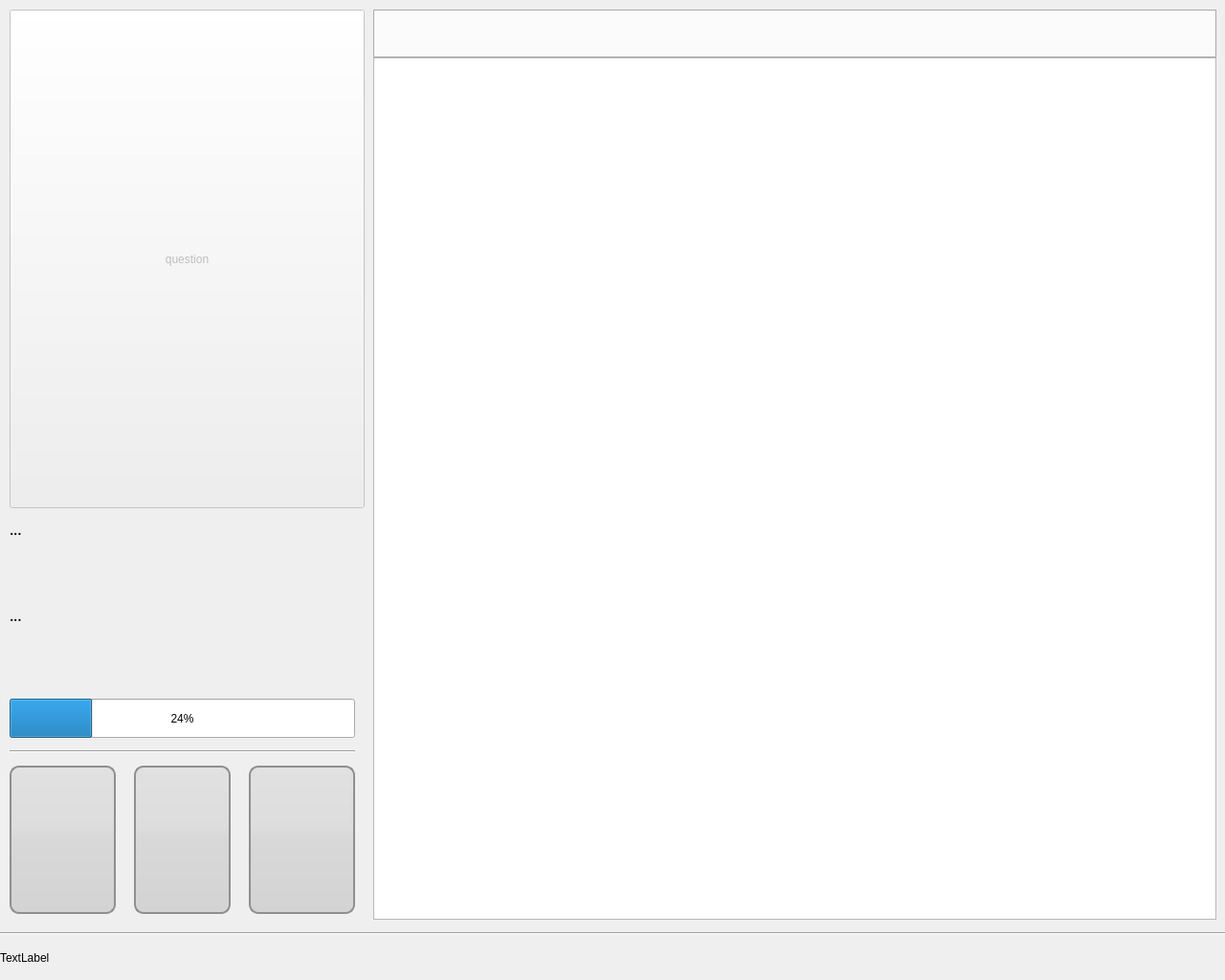
<?xml version="1.0" encoding="UTF-8"?>
<ui version="4.0">
 <class>FCDisplay</class>
 <widget class="QMainWindow" name="FCDisplay">
  <property name="enabled">
   <bool>true</bool>
  </property>
  <property name="geometry">
   <rect>
    <x>0</x>
    <y>0</y>
    <width>1280</width>
    <height>1024</height>
   </rect>
  </property>
  <property name="palette">
   <palette>
    <active/>
    <inactive/>
    <disabled/>
   </palette>
  </property>
  <property name="windowTitle">
   <string>JcpWindow</string>
  </property>
  <property name="accessibleDescription">
   <string/>
  </property>
  <property name="styleSheet">
   <string notr="true"/>
  </property>
  <property name="toolButtonStyle">
   <enum>Qt::ToolButtonIconOnly</enum>
  </property>
  <property name="tabShape">
   <enum>QTabWidget::Rounded</enum>
  </property>
  <widget class="QWidget" name="centralWidget">
   <widget class="QStackedWidget" name="stackedWidget">
    <property name="enabled">
     <bool>true</bool>
    </property>
    <property name="geometry">
     <rect>
      <x>0</x>
      <y>0</y>
      <width>1280</width>
      <height>1024</height>
     </rect>
    </property>
    <property name="minimumSize">
     <size>
      <width>1280</width>
      <height>1024</height>
     </size>
    </property>
    <property name="maximumSize">
     <size>
      <width>1280</width>
      <height>1024</height>
     </size>
    </property>
    <property name="cursor">
     <cursorShape>IBeamCursor</cursorShape>
    </property>
    <property name="contextMenuPolicy">
     <enum>Qt::NoContextMenu</enum>
    </property>
    <property name="currentIndex">
     <number>0</number>
    </property>
    <widget class="QWidget" name="listModels">
     <property name="enabled">
      <bool>true</bool>
     </property>
     <property name="palette">
      <palette>
       <active/>
       <inactive/>
       <disabled/>
      </palette>
     </property>
     <widget class="QScrollArea" name="models">
      <property name="enabled">
       <bool>true</bool>
      </property>
      <property name="geometry">
       <rect>
        <x>390</x>
        <y>60</y>
        <width>881</width>
        <height>901</height>
       </rect>
      </property>
      <property name="styleSheet">
       <string notr="true"/>
      </property>
      <property name="lineWidth">
       <number>0</number>
      </property>
      <property name="verticalScrollBarPolicy">
       <enum>Qt::ScrollBarAsNeeded</enum>
      </property>
      <property name="horizontalScrollBarPolicy">
       <enum>Qt::ScrollBarAsNeeded</enum>
      </property>
      <property name="widgetResizable">
       <bool>true</bool>
      </property>
      <property name="alignment">
       <set>Qt::AlignCenter</set>
      </property>
      <widget class="QWidget" name="scrollAreaWidgetContents">
       <property name="enabled">
        <bool>true</bool>
       </property>
       <property name="geometry">
        <rect>
         <x>0</x>
         <y>0</y>
         <width>879</width>
         <height>899</height>
        </rect>
       </property>
       <property name="palette">
        <palette>
         <active/>
         <inactive/>
         <disabled/>
        </palette>
       </property>
       <property name="styleSheet">
        <string notr="true"/>
       </property>
      </widget>
     </widget>
     <widget class="Line" name="separator">
      <property name="geometry">
       <rect>
        <x>10</x>
        <y>770</y>
        <width>361</width>
        <height>31</height>
       </rect>
      </property>
      <property name="orientation">
       <enum>Qt::Horizontal</enum>
      </property>
     </widget>
     <widget class="QLabel" name="fileData">
      <property name="geometry">
       <rect>
        <x>10</x>
        <y>540</y>
        <width>361</width>
        <height>91</height>
       </rect>
      </property>
      <property name="font">
       <font>
        <family>Serif</family>
        <pointsize>13</pointsize>
        <italic>false</italic>
        <bold>false</bold>
       </font>
      </property>
      <property name="text">
       <string>...</string>
      </property>
      <property name="alignment">
       <set>Qt::AlignLeading|Qt::AlignLeft|Qt::AlignTop</set>
      </property>
     </widget>
     <widget class="QToolButton" name="model">
      <property name="enabled">
       <bool>false</bool>
      </property>
      <property name="geometry">
       <rect>
        <x>10</x>
        <y>10</y>
        <width>371</width>
        <height>521</height>
       </rect>
      </property>
      <property name="styleSheet">
       <string notr="true"/>
      </property>
      <property name="text">
       <string>question</string>
      </property>
      <property name="icon">
       <iconset resource="../FCMachine.qrc">
        <normaloff>:/img/question.svg</normaloff>:/img/question.svg</iconset>
      </property>
      <property name="iconSize">
       <size>
        <width>570</width>
        <height>570</height>
       </size>
      </property>
      <property name="checkable">
       <bool>false</bool>
      </property>
      <property name="checked">
       <bool>false</bool>
      </property>
     </widget>
     <widget class="QPushButton" name="playPause">
      <property name="enabled">
       <bool>false</bool>
      </property>
      <property name="geometry">
       <rect>
        <x>10</x>
        <y>800</y>
        <width>111</width>
        <height>155</height>
       </rect>
      </property>
      <property name="styleSheet">
       <string notr="true">QPushButton
{
	border: 2px solid #8f8f91;
    border-radius: 10px;
     background: qlineargradient(x1: 0, y1: 0, x2: 0, y2: 1, stop: 0 #E1E1E1, stop: 0.4 #DDDDDD, stop: 0.5 #D8D8D8, stop: 1.0 #D3D3D3);
 }
QPushButton:pressed
{
	background: qlineargradient(x1: 0, y1: 0, x2: 0, y2: 1, stop: 0 #00e34f, stop: 0.4 #00e029, stop: 0.5 #00bf29, stop: 1.0 #02bd2a);
}</string>
      </property>
      <property name="text">
       <string/>
      </property>
      <property name="icon">
       <iconset resource="../FCMachine.qrc">
        <normaloff>:/img/play.svg</normaloff>:/img/play.svg</iconset>
      </property>
      <property name="iconSize">
       <size>
        <width>80</width>
        <height>80</height>
       </size>
      </property>
      <property name="default">
       <bool>false</bool>
      </property>
     </widget>
     <widget class="QPushButton" name="stop">
      <property name="enabled">
       <bool>false</bool>
      </property>
      <property name="geometry">
       <rect>
        <x>140</x>
        <y>800</y>
        <width>101</width>
        <height>155</height>
       </rect>
      </property>
      <property name="styleSheet">
       <string notr="true">QPushButton
{
	border: 2px solid #8f8f91;
    border-radius: 10px;
     background: qlineargradient(x1: 0, y1: 0, x2: 0, y2: 1, stop: 0 #E1E1E1, stop: 0.4 #DDDDDD, stop: 0.5 #D8D8D8, stop: 1.0 #D3D3D3);
 }
QPushButton:pressed
{
	background: qlineargradient(x1: 0, y1: 0, x2: 0, y2: 1, stop: 0 #00e34f, stop: 0.4 #00e029, stop: 0.5 #00bf29, stop: 1.0 #02bd2a);
}</string>
      </property>
      <property name="text">
       <string/>
      </property>
      <property name="icon">
       <iconset resource="../FCMachine.qrc">
        <normaloff>:/img/stop.svg</normaloff>:/img/stop.svg</iconset>
      </property>
      <property name="iconSize">
       <size>
        <width>80</width>
        <height>80</height>
       </size>
      </property>
     </widget>
     <widget class="QPushButton" name="changePlotter">
      <property name="enabled">
       <bool>true</bool>
      </property>
      <property name="geometry">
       <rect>
        <x>260</x>
        <y>800</y>
        <width>111</width>
        <height>155</height>
       </rect>
      </property>
      <property name="styleSheet">
       <string notr="true">QPushButton
{
	border: 2px solid #8f8f91;
    border-radius: 10px;
     background: qlineargradient(x1: 0, y1: 0, x2: 0, y2: 1, stop: 0 #E1E1E1, stop: 0.4 #DDDDDD, stop: 0.5 #D8D8D8, stop: 1.0 #D3D3D3);
 }
QPushButton:pressed
{
	background: qlineargradient(x1: 0, y1: 0, x2: 0, y2: 1, stop: 0 #00e34f, stop: 0.4 #00e029, stop: 0.5 #00bf29, stop: 1.0 #02bd2a);
}</string>
      </property>
      <property name="text">
       <string/>
      </property>
      <property name="icon">
       <iconset resource="../FCMachine.qrc">
        <normaloff>:/img/change-plotter.svg</normaloff>:/img/change-plotter.svg</iconset>
      </property>
      <property name="iconSize">
       <size>
        <width>80</width>
        <height>80</height>
       </size>
      </property>
     </widget>
     <widget class="QTabWidget" name="plotters">
      <property name="geometry">
       <rect>
        <x>390</x>
        <y>10</y>
        <width>881</width>
        <height>51</height>
       </rect>
      </property>
      <property name="font">
       <font>
        <pointsize>25</pointsize>
        <italic>false</italic>
       </font>
      </property>
      <property name="statusTip">
       <string/>
      </property>
      <property name="accessibleName">
       <string/>
      </property>
      <property name="styleSheet">
       <string notr="true">QTabBar::tab
{
	background: qlineargradient(x1: 0, y1: 0, x2: 0, y2: 1, stop: 0 #E1E1E1, stop: 0.4 #DDDDDD, stop: 0.5 #D8D8D8, stop: 1.0 #D3D3D3);
	border: 2px solid #C4C4C3;
    border-bottom-color: #C2C7CB;
    border-top-left-radius: 4px;
    border-top-right-radius: 4px;
    min-width: 8ex;
    padding: 2px;
}

QTabBar::tab:selected, QTabBar::tab:hover 
{
	background: qlineargradient(x1: 0, y1: 0, x2: 0, y2: 1, stop: 0 #00e34f, stop: 0.4 #00e029, stop: 0.5 #00bf29, stop: 1.0 #02bd2a);
}

QTabBar::tab:selected
{
	border-color: #9B9B9B;
    border-bottom-color: #C2C7CB;
}

QTabBar::tab:!selected
{
	margin-top: 4px;
}</string>
      </property>
      <property name="currentIndex">
       <number>-1</number>
      </property>
      <property name="usesScrollButtons">
       <bool>true</bool>
      </property>
     </widget>
     <widget class="QProgressBar" name="progressBar">
      <property name="geometry">
       <rect>
        <x>10</x>
        <y>730</y>
        <width>361</width>
        <height>41</height>
       </rect>
      </property>
      <property name="value">
       <number>24</number>
      </property>
     </widget>
     <widget class="QLabel" name="imageData">
      <property name="geometry">
       <rect>
        <x>10</x>
        <y>630</y>
        <width>361</width>
        <height>111</height>
       </rect>
      </property>
      <property name="font">
       <font>
        <family>Serif</family>
        <pointsize>13</pointsize>
        <italic>false</italic>
        <bold>false</bold>
       </font>
      </property>
      <property name="text">
       <string>...</string>
      </property>
      <property name="alignment">
       <set>Qt::AlignLeading|Qt::AlignLeft|Qt::AlignTop</set>
      </property>
     </widget>
     <widget class="QPlainTextEdit" name="console">
      <property name="geometry">
       <rect>
        <x>390</x>
        <y>60</y>
        <width>881</width>
        <height>901</height>
       </rect>
      </property>
     </widget>
     <widget class="QLabel" name="statusLine">
      <property name="geometry">
       <rect>
        <x>0</x>
        <y>980</y>
        <width>1281</width>
        <height>41</height>
       </rect>
      </property>
      <property name="text">
       <string>TextLabel</string>
      </property>
     </widget>
     <widget class="Line" name="separator_2">
      <property name="geometry">
       <rect>
        <x>0</x>
        <y>960</y>
        <width>1281</width>
        <height>31</height>
       </rect>
      </property>
      <property name="orientation">
       <enum>Qt::Horizontal</enum>
      </property>
     </widget>
    </widget>
    <widget class="QWidget" name="statistics">
     <property name="styleSheet">
      <string notr="true">QToolButton
{
	border: 2px solid #8f8f91;
     border-radius: 10px;
    background: qlineargradient(x1: 0, y1: 0, x2: 0, y2: 1, stop: 0 #E1E1E1, stop: 0.4 #DDDDDD, stop: 0.5 #D8D8D8, stop: 1.0 #D3D3D3);
}

QToolButton:pressed
{
	background: qlineargradient(x1: 0, y1: 0, x2: 0, y2: 1, stop: 0 #00e34f, stop: 0.4 #00e029, stop: 0.5 #00bf29, stop: 1.0 #02bd2a);
}</string>
     </property>
     <widget class="QToolButton" name="modelStatistic">
      <property name="enabled">
       <bool>false</bool>
      </property>
      <property name="geometry">
       <rect>
        <x>10</x>
        <y>10</y>
        <width>371</width>
        <height>521</height>
       </rect>
      </property>
      <property name="styleSheet">
       <string notr="true"/>
      </property>
      <property name="text">
       <string>question</string>
      </property>
      <property name="icon">
       <iconset resource="../FCMachine.qrc">
        <normaloff>:/img/question.svg</normaloff>:/img/question.svg</iconset>
      </property>
      <property name="iconSize">
       <size>
        <width>570</width>
        <height>570</height>
       </size>
      </property>
      <property name="checkable">
       <bool>false</bool>
      </property>
      <property name="checked">
       <bool>false</bool>
      </property>
     </widget>
     <widget class="Line" name="separator_3">
      <property name="geometry">
       <rect>
        <x>0</x>
        <y>530</y>
        <width>1281</width>
        <height>31</height>
       </rect>
      </property>
      <property name="orientation">
       <enum>Qt::Horizontal</enum>
      </property>
     </widget>
     <widget class="QPushButton" name="shorTest">
      <property name="enabled">
       <bool>false</bool>
      </property>
      <property name="geometry">
       <rect>
        <x>1000</x>
        <y>30</y>
        <width>111</width>
        <height>155</height>
       </rect>
      </property>
      <property name="styleSheet">
       <string notr="true">QPushButton
{
	border: 2px solid #8f8f91;
    border-radius: 10px;
     background: qlineargradient(x1: 0, y1: 0, x2: 0, y2: 1, stop: 0 #E1E1E1, stop: 0.4 #DDDDDD, stop: 0.5 #D8D8D8, stop: 1.0 #D3D3D3);
 }
QPushButton:pressed
{
	background: qlineargradient(x1: 0, y1: 0, x2: 0, y2: 1, stop: 0 #00e34f, stop: 0.4 #00e029, stop: 0.5 #00bf29, stop: 1.0 #02bd2a);
}</string>
      </property>
      <property name="text">
       <string notr="true"/>
      </property>
      <property name="iconSize">
       <size>
        <width>80</width>
        <height>80</height>
       </size>
      </property>
      <property name="default">
       <bool>false</bool>
      </property>
     </widget>
     <widget class="QPushButton" name="longTest">
      <property name="enabled">
       <bool>false</bool>
      </property>
      <property name="geometry">
       <rect>
        <x>1140</x>
        <y>30</y>
        <width>111</width>
        <height>155</height>
       </rect>
      </property>
      <property name="styleSheet">
       <string notr="true">QPushButton
{
	border: 2px solid #8f8f91;
    border-radius: 10px;
     background: qlineargradient(x1: 0, y1: 0, x2: 0, y2: 1, stop: 0 #E1E1E1, stop: 0.4 #DDDDDD, stop: 0.5 #D8D8D8, stop: 1.0 #D3D3D3);
 }
QPushButton:pressed
{
	background: qlineargradient(x1: 0, y1: 0, x2: 0, y2: 1, stop: 0 #00e34f, stop: 0.4 #00e029, stop: 0.5 #00bf29, stop: 1.0 #02bd2a);
}</string>
      </property>
      <property name="text">
       <string/>
      </property>
      <property name="iconSize">
       <size>
        <width>80</width>
        <height>80</height>
       </size>
      </property>
      <property name="default">
       <bool>false</bool>
      </property>
     </widget>
    </widget>
    <widget class="QWidget" name="screenSaver">
     <property name="styleSheet">
      <string notr="true">QWidget
{
	background-color: black;
	color: white
}
</string>
     </property>
     <widget class="QToolButton" name="ssButton">
      <property name="geometry">
       <rect>
        <x>-1</x>
        <y>-1</y>
        <width>1280</width>
        <height>1024</height>
       </rect>
      </property>
      <property name="font">
       <font>
        <pointsize>30</pointsize>
       </font>
      </property>
      <property name="layoutDirection">
       <enum>Qt::LeftToRight</enum>
      </property>
      <property name="styleSheet">
       <string notr="true"/>
      </property>
      <property name="text">
       <string>Funny Cake ...</string>
      </property>
      <property name="iconSize">
       <size>
        <width>80</width>
        <height>80</height>
       </size>
      </property>
      <property name="toolButtonStyle">
       <enum>Qt::ToolButtonTextOnly</enum>
      </property>
     </widget>
    </widget>
   </widget>
  </widget>
 </widget>
 <layoutdefault spacing="6" margin="11"/>
 <resources>
  <include location="../FCMachine.qrc"/>
 </resources>
 <connections/>
</ui>
